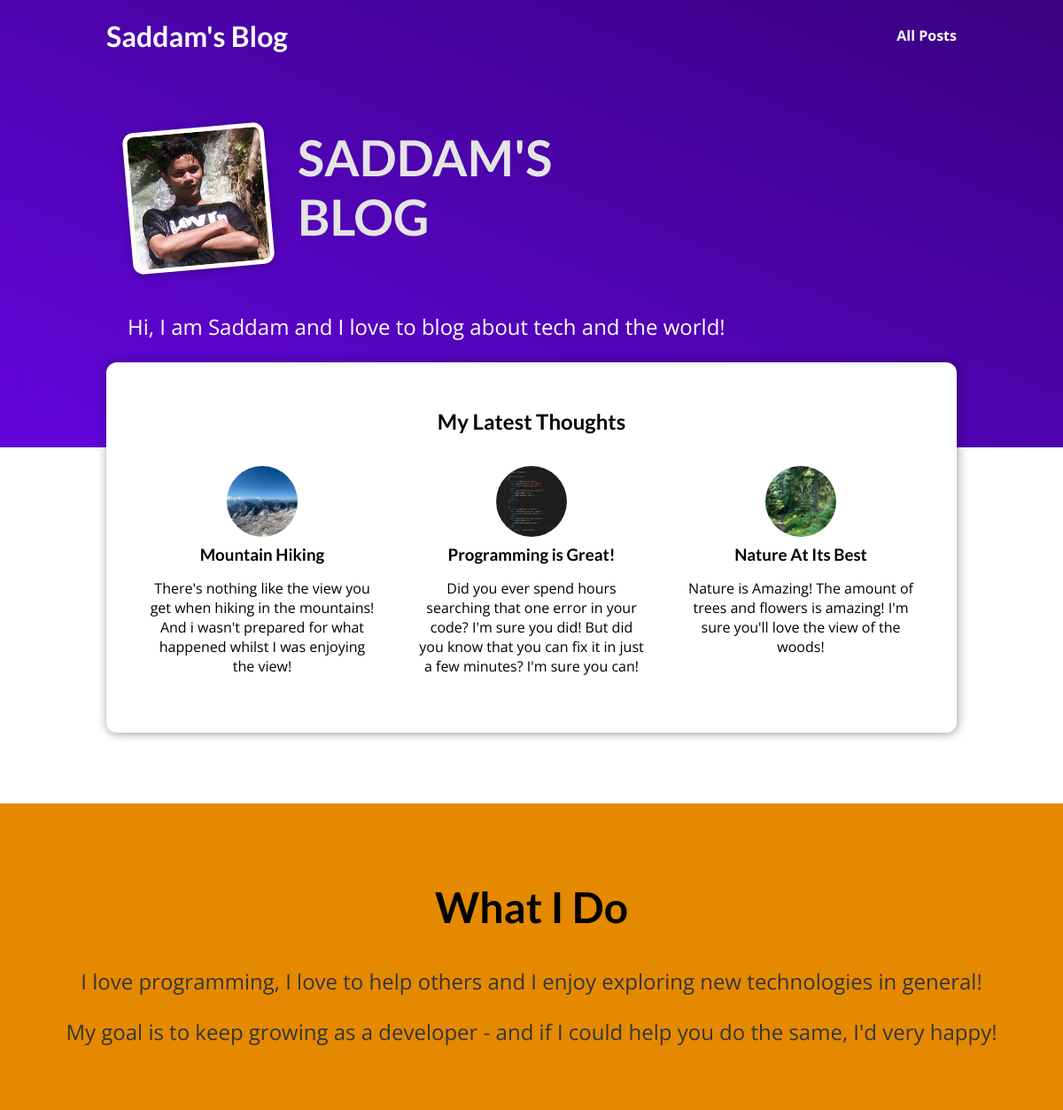
The page / on the database its author committed.
### blog/models.py (models this page shows)
class Post(models.Model):
    title = models.CharField(max_length=150)
    excerpt = models.CharField(max_length=200)
    image = models.ImageField(upload_to='posts', null=True)
    date = models.DateField(auto_now=True)
    slug = models.SlugField(unique=True, db_index=True)  # unique=True: I want to use the slug as a unique identifier for getting my posts. db_index=True: to let Django and Sequel trade an index for that field to make querying and filtering based on it a bit more effective.
    content = models.TextField(validators=[MinLengthValidator(10)])
    author = models.ForeignKey(
        Author, on_delete=models.SET_NULL, null=True, related_name='posts')
    tags = models.ManyToManyField(Tag)

### blog/views.py (the view)
# urls.py: path('', views.StartingPageView.as_view(), name='starting-page'),
class StartingPageView(ListView):
    template_name = 'blog/index.html'
    model = Post
    context_object_name = 'posts'
    def get_queryset(self):
        queryset = super().get_queryset()
        data = queryset.order_by('-date')[:3] # my code experiment. combined between ordering -date and slicing
        return data

### blog/templates/blog/index.html (shortened to what this page needs)
{% extends 'base.html' %}
{% load static %}
{% block css_files %}
    <link rel="stylesheet" href="{% static 'blog/post.css' %}">
    <link rel="stylesheet" href="{% static 'blog/index.css' %}">
{% endblock css_files %}
{% block content %}
    <section id="welcome">
        <header>
            <img src="{% static 'blog/images/pp.jpg' %}" alt="Saddam - The Author of This Blog">
            <h2>SADDAM'S BLOG</h2>
        </header>
        <p>Hi, I am Saddam and I love to blog about tech and the world!</p>
    </section>
    <section id="latest-posts">
        <h2>My Latest Thoughts</h2>
        <ul>
            {% for post in posts %}
                {% include 'blog/includes/post.html' %}
            {% endfor %}
        </ul>
    </section>
    <section id="about">
        <h2>What I Do</h2>
        <p>I love programming, I love to help others and I enjoy exploring new technologies in general!</p>
        <p>My goal is to keep growing as a developer - and if I could help you do the same, I'd very happy!</p>
    </section>
{% endblock content %}

### blog/templates/blog/includes/post.html
<li>
    <article class="post">
        <a href="{% url 'post-detail-page' post.slug %}">
            <img src="{{ post.image.url }}" alt="{{ post.title }}">
            <div class="post__content">
                <h3>{{ post.title }}</h3>
                <p>{{ post.excerpt }}</p>
            </div>
        </a>
    </article>
</li>

### static/app.css (style rules this page uses)
* { box-sizing: border-box; }
html { font-family: 'Open Sans', 'Lato', sans-serif; }
body { margin: 0; }
h1, h2, h3 { font-family: 'Lato', sans-serif; font-weight: bold; }

### blog/static/blog/post.css (style rules this page uses)
.post { display: flex; flex-direction: column; align-items: center; text-align: center; }
.post a { text-decoration: none; color: black; transition: all 0.2s ease; padding: 1rem; }
.post img { width: 5rem; height: 5rem; object-fit: cover; border-radius: 50%; }
.post h3 { margin: 0.25rem 0; }

### blog/static/blog/index.css (style rules this page uses)
#welcome { background: linear-gradient(to right top, #6305dd, #390281); padding: 6rem 12%; }
#welcome header { display: flex; align-items: flex-start; margin: 3rem auto; }
#welcome img { width: 10rem; height: 10rem; object-fit: cover; object-position: top; border: 5px solid white; border-radius: 12px; background-color: #ffe1bf; transform: rotateZ(-5deg); box-shadow: 0 2px 8px rgba(0, 0, 0, 0.25); }
#welcome h2 { font-size: 3.5rem; margin: 0 0 0 2rem; color: #e4e4e4; width: 10rem; }
#welcome p { color: white; font-size: 1.5rem; }
#latest-posts { background-color: white; padding: 2rem; border-radius: 12px; width: 60rem; margin: -6rem auto 2rem auto; box-shadow: 1px 1px 12px rgba(0, 0, 0, 0.4); }
#latest-posts h2 { text-align: center; }
#latest-posts ul { list-style: none; margin: 0; padding: 0; display: flex; gap: 1rem; }
#latest-posts li { flex: 1; }
#about { text-align: center; padding: 3rem; background-color: #e48900; margin-top: 5rem; }
#about h2 { font-size: 3rem; }
#about p { font-size: 1.5rem; color: #353535; }

### rows shown on the page
Post: image (picture), title "Mountain Hiking", excerpt "There's nothing like the view you get when hiking in the mountains! And i wasn't prepared for what happened whilst I was enjoying the view!"
Post: image (picture), title "Programming is Great!", excerpt "Did you ever spend hours searching that one error in your code? I'm sure you did! But did you know that you can fix it in just a few minutes? I'm sure you can!"
Post: image (picture), title "Nature At Its Best", excerpt "Nature is Amazing! The amount of trees and flowers is amazing! I'm sure you'll love the view of the woods!"
